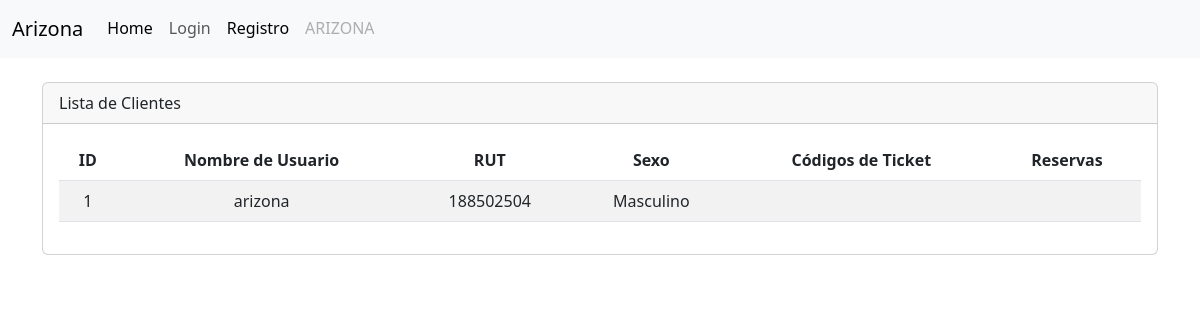
/cliente/list/, run on an earlier commit of the app's database.
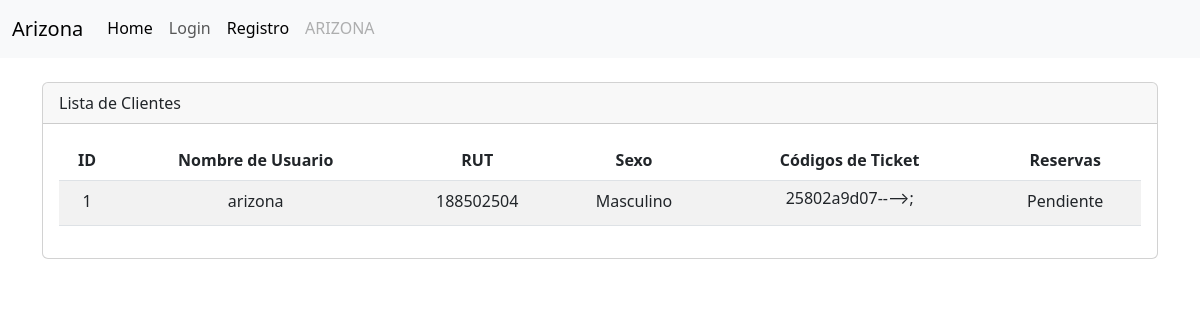
And on a later commit of the database.
### cliente/models.py (models this page shows, shortened)
class Cliente(models.Model):
    SEXO = [
        ('F', 'Femenino'),
        ('M', 'Masculino'),
    ]
    user = models.OneToOneField(
        'accounts.User',
        verbose_name='Usuario',
        on_delete=models.CASCADE
    )
    rut = models.CharField(max_length=10)
    sexo = models.CharField(max_length=10, choices=SEXO)

class Ticket(models.Model):
    cliente = models.ForeignKey(Cliente, on_delete=models.CASCADE)
    codigo = models.CharField(max_length=10)
    fecha_envio = models.DateTimeField(auto_now_add=True)
    reserva = models.ForeignKey(Reserva, on_delete=models.CASCADE)

class Reserva(models.Model):
    cliente = models.ForeignKey(Cliente, on_delete=models.CASCADE)
    agenda = models.ForeignKey(Agenda, on_delete=models.CASCADE)
    dia = models.DateField()
    ESTADO_CHOICES = [
        ('disponible', 'Disponible'),
        ('pendiente', 'Pendiente'),
        ('finalizada', 'Finalizada'),
    ]
    estado = models.CharField(max_length=20, choices=ESTADO_CHOICES, default='disponible')
    class Meta:
        unique_together = ('agenda', 'cliente', 'dia')

### accounts/models.py (models this page shows, shortened)
class User(AbstractBaseUser, PermissionsMixin):
    id = models.AutoField(primary_key=True, unique=True)
    username = models.CharField(
        'Usuario', max_length=30, unique=True, validators=[
            validators.RegexValidator(
                re.compile('^[\w.@+-]+$'),
                'ingrese un nombre de usuario valido '
                'Este valor debe contener solo letras, números '
                'excepto: @/./+/-/_.',
                'invalid'
            )
        ],
        help_text='Un nombre corto que sera usado'+
                  ' para identificarlo de forma unica en la plataforma.'
    )
    name = models.CharField('Nombre', max_length=20)
    apellidos = models.CharField('Apellidos', max_length=30)
    email = models.EmailField('Email', unique=True)
    is_staff = models.BooleanField('Admin', default=False)
    is_active = models.BooleanField('Ativo', default=True)
    date_joined = models.DateTimeField('Data de Entrada', auto_now_add=True)
    roles = models.ForeignKey(Rol, on_delete=models.CASCADE)
    USERNAME_FIELD = 'username'
    REQUIRED_FIELDS = ['email']
    objects = CustomUserManager()
    class Meta:
        verbose_name = 'Usuario'
        verbose_name_plural = 'Usuarios'

### cliente/views.py (the view)
# urls.py: path('list/', views.cliente_list, name='cliente_list'),
def cliente_list(request):
    clientes = Cliente.objects.all()
    context = {'clientes': clientes}
    return render(request, 'cliente/listar.html', context)

### servicio/models.py (called while the page is built)
    def __str__(self):
        return self.nombre

    def __str__(self):
        return f'Cancha {self.numeracion}'

    def __str__(self):
        return f'{self.hora_inicio.strftime("%I:%M %p")} - {self.hora_fin.strftime("%I:%M %p")}'

### cliente/templates/cliente/listar.html (shortened to what this page needs)
{% extends "layout.html" %}
{% load static %}
{% load humanize %}
{% block container %}
<div class="container">
  <br>
  <div class="card">
    <div class="card-header">
      Lista de Clientes
    </div>
    <div class="card-body">
      <div class="table-responsive text-center">
        <table class="table table-striped table-hover">
          <thead>
            <tr>
              <th>ID</th>
              <th>Nombre de Usuario</th>
              <th>RUT</th>
              <th>Sexo</th>
              <th>Códigos de Ticket</th>
              <th>Reservas</th>
            </tr>
          </thead>
          <tbody>
            {% for cliente in clientes %}
            <tr>
              <td>{{ cliente.id }}</td>
              <td>{{ cliente.user.username }}</td>
              <td>{{ cliente.rut }}</td>
              <td>{{ cliente.get_sexo_display }}</td>
              <td>
                {% for ticket in cliente.ticket_set.all %}
                <a class="btn ticket-modal-button" data-target="#ticketModal{{ ticket.codigo }}"
                  data-toggle="modal" style="margin-top: -10px;">{{ ticket.codigo }}--&#10230;;</a><br>
                {% endfor %}
              </td>
              <td>
                {% for reserva in cliente.reserva_set.all %}
                {{ reserva.get_estado_display }}<br>
                {% endfor %}
              </td>
            </tr>
            {% endfor %}
          </tbody>
        </table>
      </div>
    </div>
  </div>
</div>
{% endblock %}

What changed in the data, as far as the page shows it:
added Ticket: codigo "25802a9d07"
added Reserva: estado "Pendiente"
